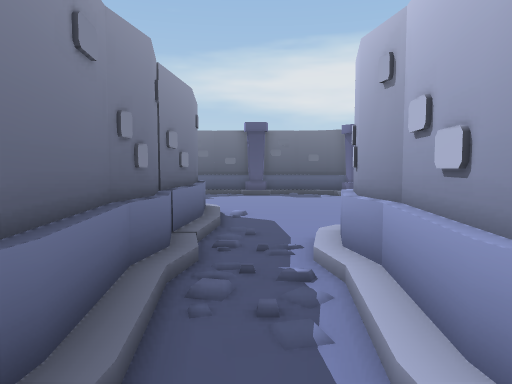
view 1 (above)

12 first-person views from a walk through a scene from a Unity 3-D project. The camera is 1.3 m above the floor, tilts 4° down and sees 70° across. The floor is counted in squares, 1 m on a side. Each view is taken from the middle of a square. On the plan, view 1 faces up. The plan holds only what a view shows up to about 15 squares ahead; the rest is blank. The place goes on beyond the plan. The player character is not drawn. Door leaves are left out, so doorways stand open.

view 2
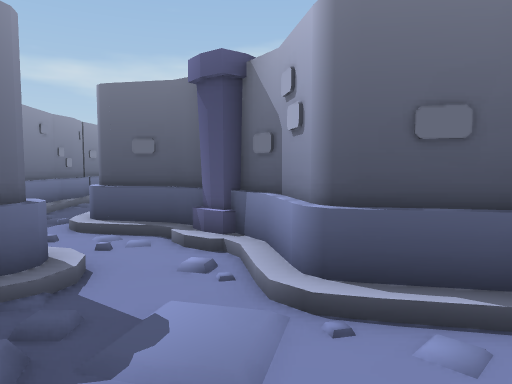

view 3
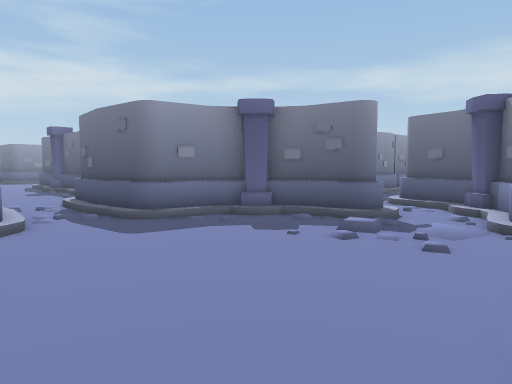

view 4
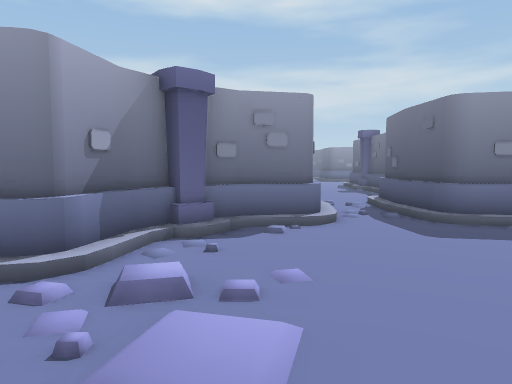

view 5
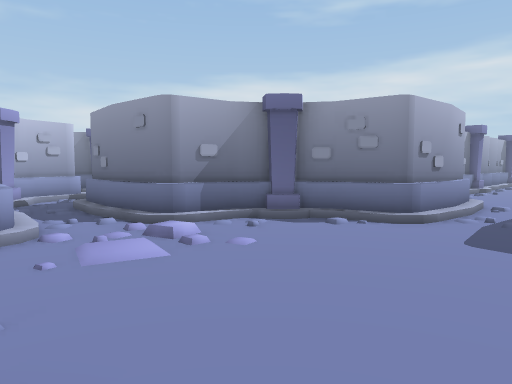

view 6
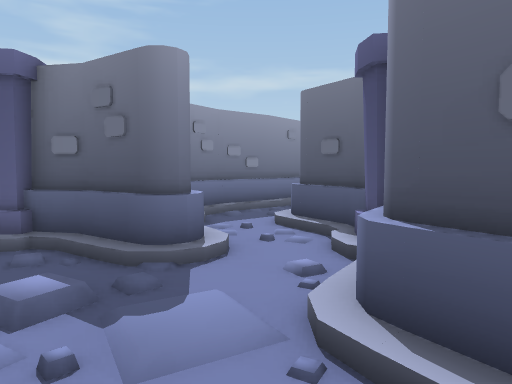

view 7
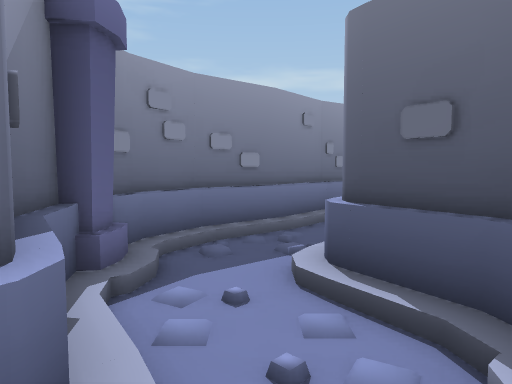

view 8
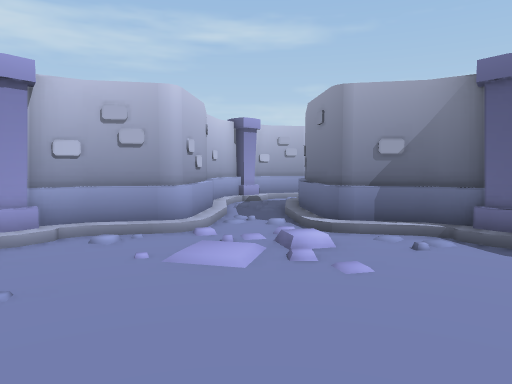

view 9
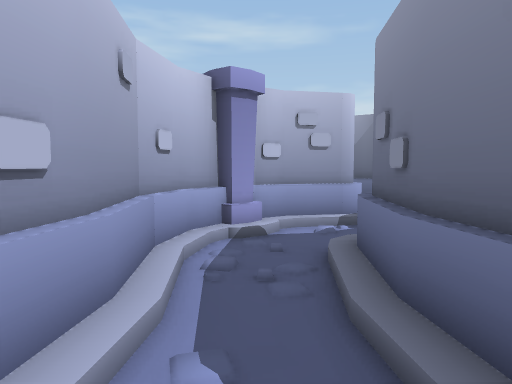

view 10
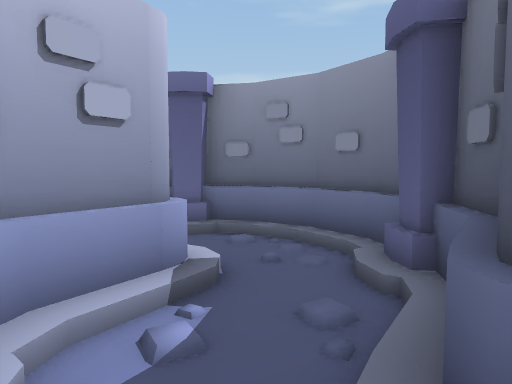

view 11
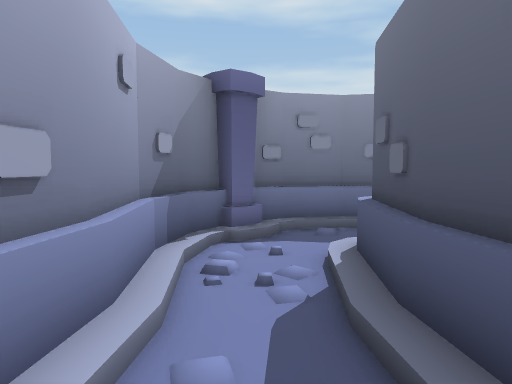

view 12
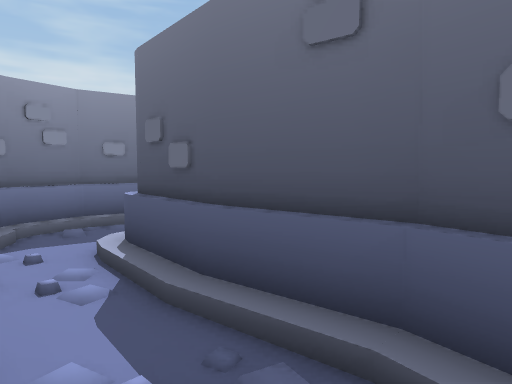

### Floor plan
Key: @ floor where view 1 was taken; # wall or solid block; . main floor; : floor 0.25 m higher than the main floor; / step, stairs or slope; = window, fence, low wall or low ledge.
Columns run from 10 left of view 1 to 7 right of it. Each row starts with its distance up from view 1.
 15          .....
 14         ......
 13         ......
 12          .....
 11           ...
 10         #=...
  9         ##...
  8         ##...
  7         ##.
  6         #=.=#
  5         ##.##
  4         #///#
  3         #/./#
  2         #/./#
  1         #/. #
  0         #/@/##
 -1         ##/./###
 -2          #/.../#
 -3          ###/./##
 -4           ###/./##
 -5          ###/ ../#
 -6          #//.:....
 -7         ##........
 -8     #####/........
 -9 ..../////........
-10 .................:
-11 ..../////.........
-12 ..  #####/........
-13         ##/.......
-14          #/..:....
-15          ###/#. /#
-16            ##/./##
-17             #/./#
-18             #/./#
-19             #/./#
-20            ##/./#
-21          ###/..##
-22          #//.//#
-23         ##../###
-24         #/./######
-25         ##/./////#
-26          #/.......
-27          ###//// .
-28            #####

Positions as (right, up) in squares from view 1, and headings:
1: (0, 0), facing up
2: (5, -8), facing up
3: (7, -13), facing up-left
4: (7, -13), facing left
5: (7, -8), facing down-left
6: (7, -7), facing up-left
7: (4, -4), facing up-left
8: (4, -8), facing down
9: (4, -15), facing down
10: (4, -20), facing down-left
11: (7, -26), facing left
12: (7, -27), facing up-left
